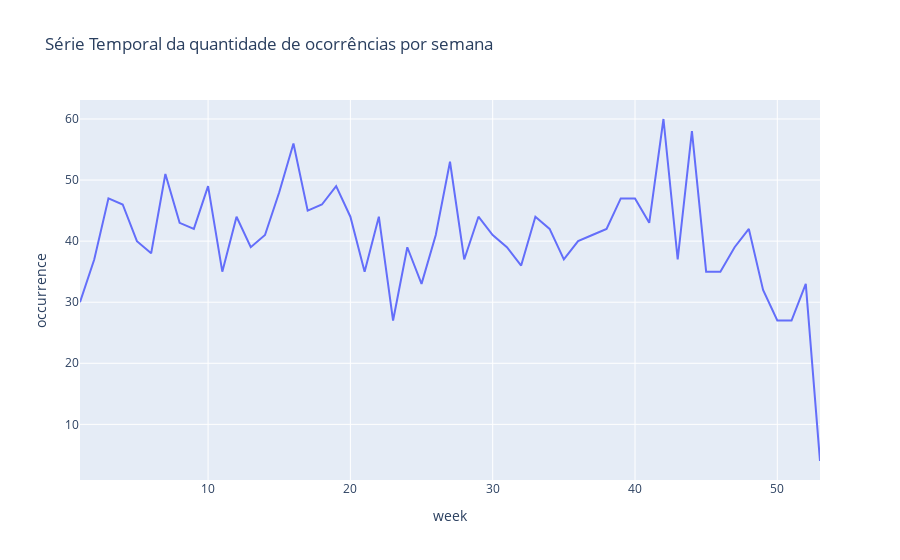

Write notebook code for a chart like this one.
### Code cell
agrupado = df1[["week", "occurrence"]].groupby("week").sum("occurrence").reset_index()
px.line(agrupado, x='week', y='occurrence', title='Série Temporal da quantidade de ocorrências por semana')

### Figure 1 — Plotly figure (JSON) as saved in the notebook; plotly's stock layout.template omitted (floating-point values rounded to 4 significant figures)
{"data": [{"hovertemplate": "week=%{x}<br>occurrence=%{y}<extra></extra>", "legendgroup": "", "line": {"color": "#636efa", "dash": "solid"}, "marker": {"symbol": "circle"}, "mode": "lines", "name": "", "orientation": "v", "showlegend": false, "type": "scatter", "x": [1, 2, 3, 4, 5, 6, 7, 8, 9, 10, 11, 12, 13, 14, 15, 16, 17, 18, 19, 20, 21, 22, 23, 24, 25, 26, 27, 28, 29, 30, 31, 32, 33, 34, 35, 36, 37, 38, 39, 40, 41, 42, 43, 44, 45, 46, 47, 48, 49, 50, 51, 52, 53], "xaxis": "x", "y": [30, 37, 47, 46, 40, 38, 51, 43, 42, 49, 35, 44, 39, 41, 48, 56, 45, 46, 49, 44, 35, 44, 27, 39, 33, 41, 53, 37, 44, 41, 39, 36, 44, 42, 37, 40, 41, 42, 47, 47, 43, 60, 37, 58, 35, 35, 39, 42, 32, 27, 27, 33, 4], "yaxis": "y"}], "layout": {"legend": {"tracegroupgap": 0}, "title": {"text": "Série Temporal da quantidade de ocorrências por semana"}, "xaxis": {"anchor": "y", "domain": [0, 1], "title": {"text": "week"}}, "yaxis": {"anchor": "x", "domain": [0, 1], "title": {"text": "occurrence"}}}}
